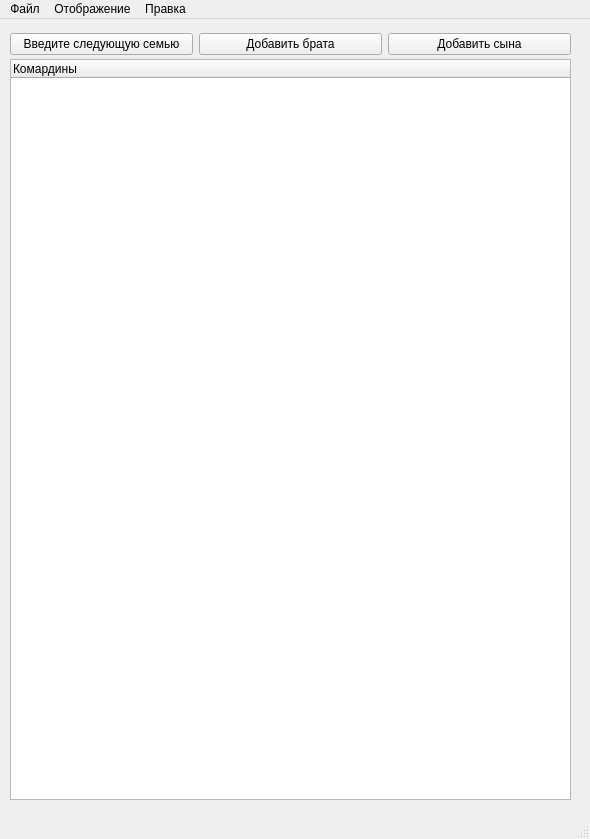
<?xml version="1.0" encoding="UTF-8"?>
<ui version="4.0">
 <class>MainWindow</class>
 <widget class="QMainWindow" name="MainWindow">
  <property name="geometry">
   <rect>
    <x>0</x>
    <y>0</y>
    <width>590</width>
    <height>839</height>
   </rect>
  </property>
  <property name="windowTitle">
   <string>MainWindow</string>
  </property>
  <widget class="QWidget" name="centralwidget">
   <widget class="QTreeWidget" name="treeWidget">
    <property name="geometry">
     <rect>
      <x>10</x>
      <y>40</y>
      <width>561</width>
      <height>741</height>
     </rect>
    </property>
    <column>
     <property name="text">
      <string>Комардины</string>
     </property>
    </column>
   </widget>
   <widget class="QWidget" name="">
    <property name="geometry">
     <rect>
      <x>10</x>
      <y>10</y>
      <width>561</width>
      <height>31</height>
     </rect>
    </property>
    <layout class="QHBoxLayout" name="horizontalLayout">
     <item>
      <widget class="QPushButton" name="pushButton">
       <property name="text">
        <string>Введите следующую семью</string>
       </property>
      </widget>
     </item>
     <item>
      <widget class="QPushButton" name="pushButton_2">
       <property name="text">
        <string>Добавить брата</string>
       </property>
      </widget>
     </item>
     <item>
      <widget class="QPushButton" name="pushButton_3">
       <property name="text">
        <string>Добавить сына</string>
       </property>
      </widget>
     </item>
    </layout>
   </widget>
  </widget>
  <widget class="QMenuBar" name="menubar">
   <property name="geometry">
    <rect>
     <x>0</x>
     <y>0</y>
     <width>590</width>
     <height>26</height>
    </rect>
   </property>
   <widget class="QMenu" name="menu">
    <property name="title">
     <string>Файл</string>
    </property>
    <addaction name="action"/>
    <addaction name="separator"/>
    <addaction name="action_3"/>
   </widget>
   <widget class="QMenu" name="menu_2">
    <property name="title">
     <string>Отображение</string>
    </property>
    <addaction name="action_4"/>
   </widget>
   <widget class="QMenu" name="menu_3">
    <property name="title">
     <string>Правка</string>
    </property>
    <addaction name="action_5"/>
    <addaction name="action_6"/>
   </widget>
   <addaction name="menu"/>
   <addaction name="menu_2"/>
   <addaction name="menu_3"/>
  </widget>
  <widget class="QStatusBar" name="statusbar"/>
  <action name="action">
   <property name="text">
    <string>Сохранить</string>
   </property>
  </action>
  <action name="action_3">
   <property name="text">
    <string>Загрузить</string>
   </property>
  </action>
  <action name="action_4">
   <property name="text">
    <string>Отобразить всех</string>
   </property>
  </action>
  <action name="action_5">
   <property name="text">
    <string>Удалить</string>
   </property>
  </action>
  <action name="action_6">
   <property name="text">
    <string>Редактировать</string>
   </property>
  </action>
 </widget>
 <resources/>
 <connections/>
</ui>
